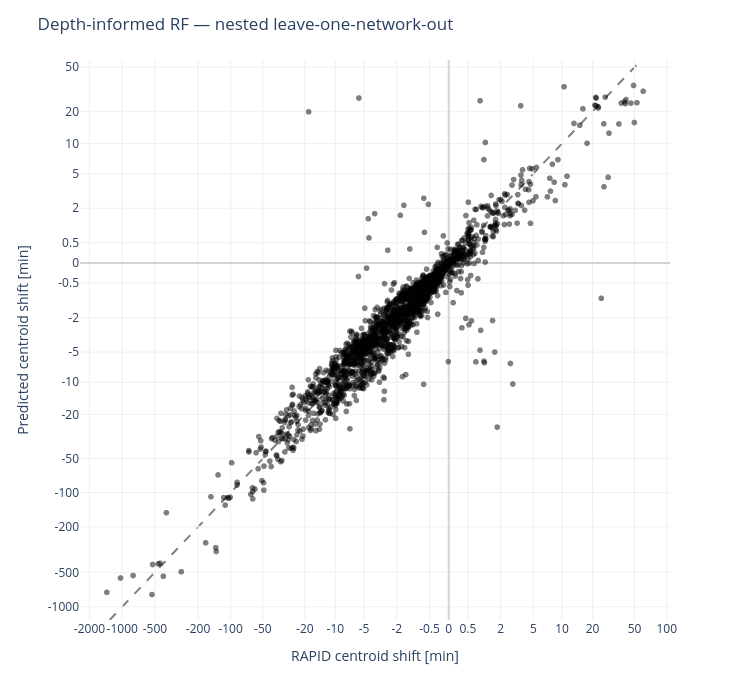

Here is the notebook cell this chart was saved with:
### Code cell
import numpy as np
import pandas as pd
import plotly.express as px

# Current depth-informed model: 10 predictors.
# Each held-out network uses training-only tuning.
# Evaluation predictions come from nested validation, not the all-data refit.
RESULTS = ROOT / "RAPID/outputs/uncapped_event_window_20261020"
CENTROID_MODEL = "nested_tuned"

# Plot selections:
COHORT = "all"       # "all", "original", or "segmented"
EXCLUDE_54 = False   # Scoring/plotting exclusion only; no retraining

centroid_predictions = pd.read_parquet(
    RESULTS / "ten_input_tuning_20261023/predictions.parquet"
)
current_metadata = pd.read_parquet(
    RESULTS / "alternative_validation_20261023/input.parquet"
)

centroid_plot = centroid_predictions.loc[
    centroid_predictions.variant.eq(CENTROID_MODEL),
    ["example", "state", "cohort", "centroid_shift_hours", "predicted_hours"],
].rename(columns={"centroid_shift_hours": "observed_hours"}).copy()

centroid_plot = centroid_plot.merge(
    current_metadata[
        [
        "example", "state", "cohort", "edit_type",
        "centroid_shift_hours", "peak_shift_hours",
        ]
    ],
    on=["example", "state", "cohort"],
    how="outer",
    validate="one_to_one",
    indicator=True,
)
assert centroid_plot["_merge"].eq("both").all(), (
    "Prediction and diagnostic rows differ:\n"
    + centroid_plot.loc[
        centroid_plot["_merge"].ne("both"),
        ["example", "state", "cohort", "_merge"],
    ].to_string(index=False)
)
centroid_plot = centroid_plot.drop(columns="_merge")

np.testing.assert_allclose(
    centroid_plot.observed_hours,
    centroid_plot.centroid_shift_hours,
)

assert COHORT in {"all", "original", "segmented"}
if COHORT != "all":
    centroid_plot = centroid_plot.loc[
        centroid_plot.cohort.eq(COHORT)
    ].copy()
if EXCLUDE_54:
    centroid_plot = centroid_plot.loc[
        centroid_plot.example.ne("54")
    ].copy()

assert len(centroid_plot) > 0, "No centroid predictions for this selection"

centroid_plot["observed_min"] = 60 * centroid_plot.observed_hours
centroid_plot["predicted_min"] = 60 * centroid_plot.predicted_hours
centroid_plot["centroid_error_min"] = (
    centroid_plot.predicted_min - centroid_plot.observed_min
)
# Peak timing from RAPID: child global-maximum time minus parent.
centroid_plot["modelled_peak_shift_min"] = (
    60 * centroid_plot["peak_shift_hours"]
)

# Existing held-out centroid prediction used as a peak-shift proxy.
# This is NOT a separately trained peak-timing prediction.
centroid_plot["peak_shift_proxy_min"] = centroid_plot["predicted_min"]

centroid_plot["peak_proxy_error_min"] = (
    centroid_plot["peak_shift_proxy_min"]
    - centroid_plot["modelled_peak_shift_min"]
)

assert np.isfinite(
    centroid_plot[["observed_min", "predicted_min"]]
).all().all()

print(
    f"{len(centroid_plot):,} comparisons | "
    f"{centroid_plot.example.nunique()} networks | "
    f"{centroid_plot.cohort.eq('original').sum():,} regular | "
    f"{centroid_plot.cohort.eq('segmented').sum()} segmented full collapses"
)

# Signed log1p is continuous at zero.
# Axis ticks and hover labels retain actual minutes.
SCALE_MIN = 1.0

def signed_log(values):
    values = np.asarray(values, dtype=float)
    return np.sign(values) * np.log10(1 + np.abs(values) / SCALE_MIN)

centroid_plot["observed_signed_log"] = signed_log(
    centroid_plot.observed_min
)
centroid_plot["predicted_signed_log"] = signed_log(
    centroid_plot.predicted_min
)
plot_labels = {
    "observed_min": "Observed",
    "predicted_min": "Predicted",
    "centroid_error_min": "Prediction error",
    "modelled_peak_shift_min": "Modelled peak shift",
    "peak_shift_proxy_min": "Predicted peak shift",
}

fig = px.scatter(
    centroid_plot,
    x="observed_signed_log",
    y="predicted_signed_log",
    color_discrete_sequence=["black"],
    opacity=0.5,
    labels={
    "observed_min": "Observed",
    "predicted_min": "Predicted",
    "centroid_error_min": "Prediction error",
    "modelled_peak_shift_min": "Modelled peak shift",
    "peak_shift_proxy_min": "Predicted peak shift",
    },
    hover_data={
        "observed_signed_log": False,
        "predicted_signed_log": False,
        "example": True,
        "state": True,
        "edit_type": True,
        "cohort": True,
        "observed_min": ":.3f",
        "predicted_min": ":.3f",
        "centroid_error_min": ":.3f",
        "modelled_peak_shift_min": ":.3f",
        "peak_shift_proxy_min": ":.3f",
    },
    template="plotly_white",
)

# Fit each axis independently, preserving the original plot styling.
def point_range(values):
    lo, hi = float(values.min()), float(values.max())
    padding = max((hi - lo) * 0.05, 0.01)
    return [lo - padding, hi + padding]

x_range = point_range(centroid_plot.observed_signed_log)
y_range = point_range(centroid_plot.predicted_signed_log)

positive_ticks = np.array([
    0.5, 2, 5, 10, 20, 50, 100, 200, 500, 1000, 2000
])
ticks_min = np.r_[-positive_ticks[::-1], 0, positive_ticks]

axis_options = dict(
    tickmode="array",
    tickvals=signed_log(ticks_min).tolist(),
    ticktext=[f"{v:g}" for v in ticks_min],
    zeroline=True,
    zerolinecolor="lightgrey",
)

fig.update_xaxes(
    **axis_options,
    range=x_range,
    tickangle=0,
    title="RAPID centroid shift [min]",
)
fig.update_yaxes(
    **axis_options,
    range=y_range,
    title="Predicted centroid shift [min]",
)

# Equality line restricted to the visible overlap of both axes.
line_lo = max(x_range[0], y_range[0])
line_hi = min(x_range[1], y_range[1])
if line_lo < line_hi:
    fig.add_shape(
        type="line",
        x0=line_lo, y0=line_lo,
        x1=line_hi, y1=line_hi,
        line=dict(dash="dash", color="grey"),
        layer="below",
    )

fig.update_layout(
    title="Depth-informed RF — nested leave-one-network-out",
    width=750,
    height=700,
)
fig.show()

### Figure 1 — Plotly figure (JSON) as saved in the notebook; plotly's stock layout.template omitted (floating-point values rounded to 4 significant figures; data arrays with more than 128 entries replaced by an {"elided": "..."} marker saying what was removed)
{"data": [{"customdata": {"elided": "2185x9 mixed values"}, "hovertemplate": "example=%{customdata[0]}<br>state=%{customdata[1]}<br>edit_type=%{customdata[2]}<br>cohort=%{customdata[3]}<br>Observed=%{customdata[4]:.3f}<br>Predicted=%{customdata[5]:.3f}<br>Prediction error=%{customdata[6]:.3f}<br>Modelled peak shift=%{customdata[7]:.3f}<br>Predicted peak shift=%{customdata[8]:.3f}<extra></extra>", "legendgroup": "", "marker": {"color": "black", "opacity": 0.5, "symbol": "circle"}, "mode": "markers", "name": "", "showlegend": false, "type": "scattergl", "x": {"elided": "2185 float values"}, "xaxis": "x", "y": {"elided": "2185 float values"}, "yaxis": "y"}], "layout": {"height": 700, "legend": {"tracegroupgap": 0}, "margin": {"t": 60}, "shapes": [{"layer": "below", "line": {"color": "grey", "dash": "dash"}, "type": "line", "x0": -3.116, "x1": 1.77, "y0": -3.116, "y1": 1.77}], "title": {"text": "Depth-informed RF — nested leave-one-network-out"}, "width": 750, "xaxis": {"anchor": "y", "domain": [0, 1], "range": [-3.388, 2.034], "tickangle": 0, "tickmode": "array", "ticktext": ["-2000", "-1000", "-500", "-200", "-100", "-50", "-20", "-10", "-5", "-2", "-0.5", "0", "0.5", "2", "5", "10", "20", "50", "100", "200", "500", "1000", "2000"], "tickvals": [-3.301, -3.0, -2.7, -2.303, -2.004, -1.708, -1.322, -1.041, -0.7782, -0.4771, -0.1761, 0, 0.1761, 0.4771, 0.7782, 1.041, 1.322, 1.708, 2.004, 2.303, 2.7, 3.0, 3.301], "title": {"text": "RAPID centroid shift [min]"}, "zeroline": true, "zerolinecolor": "lightgrey"}, "yaxis": {"anchor": "x", "domain": [0, 1], "range": [-3.116, 1.77], "tickmode": "array", "ticktext": ["-2000", "-1000", "-500", "-200", "-100", "-50", "-20", "-10", "-5", "-2", "-0.5", "0", "0.5", "2", "5", "10", "20", "50", "100", "200", "500", "1000", "2000"], "tickvals": [-3.301, -3.0, -2.7, -2.303, -2.004, -1.708, -1.322, -1.041, -0.7782, -0.4771, -0.1761, 0, 0.1761, 0.4771, 0.7782, 1.041, 1.322, 1.708, 2.004, 2.303, 2.7, 3.0, 3.301], "title": {"text": "Predicted centroid shift [min]"}, "zeroline": true, "zerolinecolor": "lightgrey"}}}
